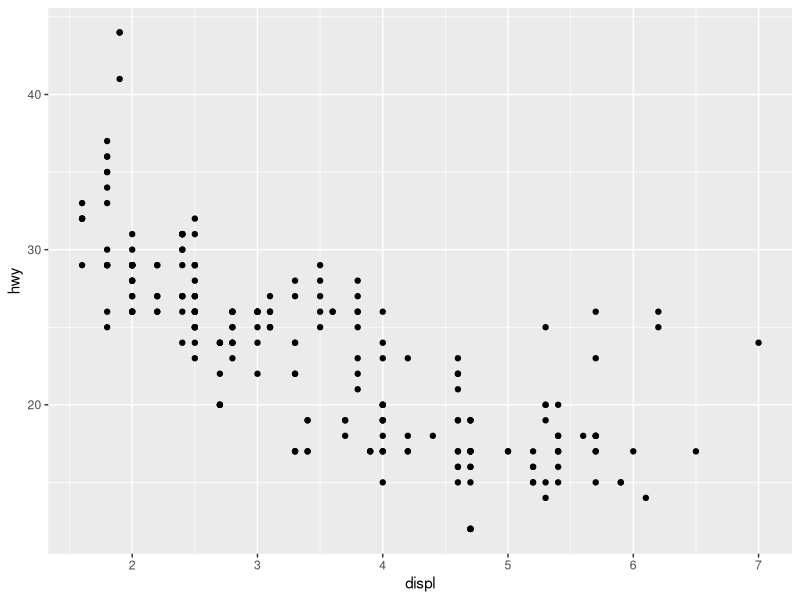
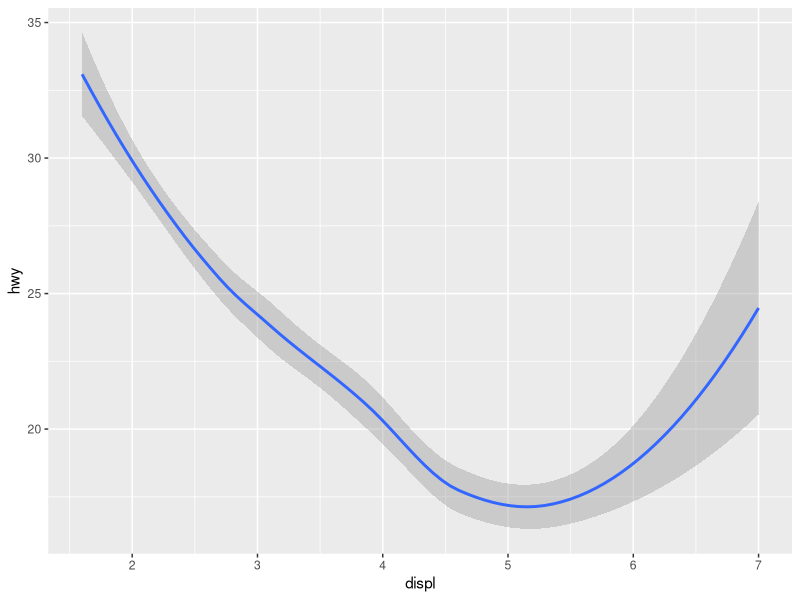

Source code (R) for these figures, in order:
# R Demo
# install package to your machine (one-time)
install.packages("tidyverse")

#load package for this session of R (every time you want to use tidyverse)
library(tidyverse)

# Take a look at a dataset from inside the package
mpg

# Plot the data as points
ggplot(data = mpg) +
    geom_point(mapping = aes(x = displ, y = hwy))

#Plot the data using a smother
ggplot(data = mpg) +
    geom_smooth(mapping = aes(x = displ, y = hwy))